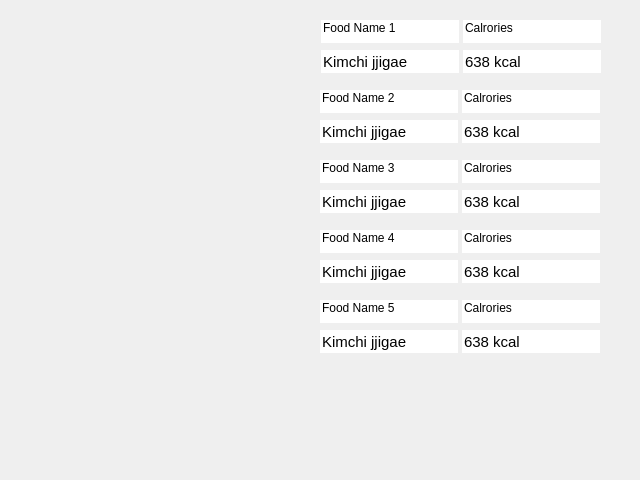
<?xml version="1.0" encoding="UTF-8"?>
<ui version="4.0">
 <class>MenuInfoDialog</class>
 <widget class="QDialog" name="MenuInfoDialog">
  <property name="geometry">
   <rect>
    <x>0</x>
    <y>0</y>
    <width>640</width>
    <height>480</height>
   </rect>
  </property>
  <property name="windowTitle">
   <string>Dialog</string>
  </property>
  <widget class="QLabel" name="label">
   <property name="geometry">
    <rect>
     <x>10</x>
     <y>20</y>
     <width>291</width>
     <height>431</height>
    </rect>
   </property>
   <property name="text">
    <string/>
   </property>
   <property name="textFormat">
    <enum>Qt::PlainText</enum>
   </property>
   <property name="pixmap">
    <pixmap>../Downloads/menu.jpg</pixmap>
   </property>
  </widget>
  <widget class="QLineEdit" name="lineEdit_18">
   <property name="geometry">
    <rect>
     <x>462</x>
     <y>300</y>
     <width>138</width>
     <height>23</height>
    </rect>
   </property>
   <property name="font">
    <font>
     <weight>50</weight>
     <italic>false</italic>
     <bold>false</bold>
     <underline>false</underline>
     <strikeout>false</strikeout>
     <kerning>true</kerning>
    </font>
   </property>
   <property name="text">
    <string>Calrories</string>
   </property>
   <property name="frame">
    <bool>false</bool>
   </property>
   <property name="alignment">
    <set>Qt::AlignLeading|Qt::AlignLeft|Qt::AlignTop</set>
   </property>
   <property name="dragEnabled">
    <bool>false</bool>
   </property>
   <property name="readOnly">
    <bool>true</bool>
   </property>
  </widget>
  <widget class="QLineEdit" name="lineEdit_17">
   <property name="geometry">
    <rect>
     <x>320</x>
     <y>300</y>
     <width>138</width>
     <height>23</height>
    </rect>
   </property>
   <property name="font">
    <font>
     <weight>50</weight>
     <italic>false</italic>
     <bold>false</bold>
     <underline>false</underline>
     <strikeout>false</strikeout>
     <kerning>true</kerning>
    </font>
   </property>
   <property name="text">
    <string>Food Name 5</string>
   </property>
   <property name="frame">
    <bool>false</bool>
   </property>
   <property name="alignment">
    <set>Qt::AlignLeading|Qt::AlignLeft|Qt::AlignTop</set>
   </property>
   <property name="dragEnabled">
    <bool>false</bool>
   </property>
   <property name="readOnly">
    <bool>true</bool>
   </property>
  </widget>
  <widget class="QLineEdit" name="lineEdit_6">
   <property name="geometry">
    <rect>
     <x>320</x>
     <y>120</y>
     <width>138</width>
     <height>23</height>
    </rect>
   </property>
   <property name="font">
    <font>
     <pointsize>11</pointsize>
    </font>
   </property>
   <property name="text">
    <string>Kimchi jjigae</string>
   </property>
   <property name="frame">
    <bool>false</bool>
   </property>
  </widget>
  <widget class="QLineEdit" name="lineEdit_7">
   <property name="geometry">
    <rect>
     <x>462</x>
     <y>120</y>
     <width>138</width>
     <height>23</height>
    </rect>
   </property>
   <property name="font">
    <font>
     <pointsize>11</pointsize>
    </font>
   </property>
   <property name="text">
    <string>638 kcal</string>
   </property>
   <property name="frame">
    <bool>false</bool>
   </property>
  </widget>
  <widget class="QLineEdit" name="lineEdit_19">
   <property name="geometry">
    <rect>
     <x>320</x>
     <y>330</y>
     <width>138</width>
     <height>23</height>
    </rect>
   </property>
   <property name="font">
    <font>
     <pointsize>11</pointsize>
    </font>
   </property>
   <property name="text">
    <string>Kimchi jjigae</string>
   </property>
   <property name="frame">
    <bool>false</bool>
   </property>
  </widget>
  <widget class="QLineEdit" name="lineEdit_20">
   <property name="geometry">
    <rect>
     <x>462</x>
     <y>330</y>
     <width>138</width>
     <height>23</height>
    </rect>
   </property>
   <property name="font">
    <font>
     <pointsize>11</pointsize>
    </font>
   </property>
   <property name="text">
    <string>638 kcal</string>
   </property>
   <property name="frame">
    <bool>false</bool>
   </property>
  </widget>
  <widget class="QLineEdit" name="lineEdit_10">
   <property name="geometry">
    <rect>
     <x>462</x>
     <y>190</y>
     <width>138</width>
     <height>23</height>
    </rect>
   </property>
   <property name="font">
    <font>
     <pointsize>11</pointsize>
    </font>
   </property>
   <property name="text">
    <string>638 kcal</string>
   </property>
   <property name="frame">
    <bool>false</bool>
   </property>
  </widget>
  <widget class="QLineEdit" name="lineEdit_9">
   <property name="geometry">
    <rect>
     <x>320</x>
     <y>190</y>
     <width>138</width>
     <height>23</height>
    </rect>
   </property>
   <property name="font">
    <font>
     <pointsize>11</pointsize>
    </font>
   </property>
   <property name="text">
    <string>Kimchi jjigae</string>
   </property>
   <property name="frame">
    <bool>false</bool>
   </property>
  </widget>
  <widget class="QLineEdit" name="lineEdit_4">
   <property name="geometry">
    <rect>
     <x>321</x>
     <y>50</y>
     <width>138</width>
     <height>23</height>
    </rect>
   </property>
   <property name="font">
    <font>
     <pointsize>11</pointsize>
    </font>
   </property>
   <property name="text">
    <string>Kimchi jjigae</string>
   </property>
   <property name="frame">
    <bool>false</bool>
   </property>
  </widget>
  <widget class="QLineEdit" name="lineEdit_5">
   <property name="geometry">
    <rect>
     <x>463</x>
     <y>50</y>
     <width>138</width>
     <height>23</height>
    </rect>
   </property>
   <property name="font">
    <font>
     <pointsize>11</pointsize>
    </font>
   </property>
   <property name="text">
    <string>638 kcal</string>
   </property>
   <property name="frame">
    <bool>false</bool>
   </property>
  </widget>
  <widget class="QLineEdit" name="lineEdit_11">
   <property name="geometry">
    <rect>
     <x>320</x>
     <y>160</y>
     <width>138</width>
     <height>23</height>
    </rect>
   </property>
   <property name="font">
    <font>
     <weight>50</weight>
     <italic>false</italic>
     <bold>false</bold>
     <underline>false</underline>
     <strikeout>false</strikeout>
     <kerning>true</kerning>
    </font>
   </property>
   <property name="text">
    <string>Food Name 3</string>
   </property>
   <property name="frame">
    <bool>false</bool>
   </property>
   <property name="alignment">
    <set>Qt::AlignLeading|Qt::AlignLeft|Qt::AlignTop</set>
   </property>
   <property name="dragEnabled">
    <bool>false</bool>
   </property>
   <property name="readOnly">
    <bool>true</bool>
   </property>
  </widget>
  <widget class="QLineEdit" name="lineEdit_12">
   <property name="geometry">
    <rect>
     <x>462</x>
     <y>160</y>
     <width>138</width>
     <height>23</height>
    </rect>
   </property>
   <property name="font">
    <font>
     <weight>50</weight>
     <italic>false</italic>
     <bold>false</bold>
     <underline>false</underline>
     <strikeout>false</strikeout>
     <kerning>true</kerning>
    </font>
   </property>
   <property name="text">
    <string>Calrories</string>
   </property>
   <property name="frame">
    <bool>false</bool>
   </property>
   <property name="alignment">
    <set>Qt::AlignLeading|Qt::AlignLeft|Qt::AlignTop</set>
   </property>
   <property name="dragEnabled">
    <bool>false</bool>
   </property>
   <property name="readOnly">
    <bool>true</bool>
   </property>
  </widget>
  <widget class="QLineEdit" name="lineEdit_8">
   <property name="geometry">
    <rect>
     <x>462</x>
     <y>90</y>
     <width>138</width>
     <height>23</height>
    </rect>
   </property>
   <property name="font">
    <font>
     <weight>50</weight>
     <italic>false</italic>
     <bold>false</bold>
     <underline>false</underline>
     <strikeout>false</strikeout>
     <kerning>true</kerning>
    </font>
   </property>
   <property name="text">
    <string>Calrories</string>
   </property>
   <property name="frame">
    <bool>false</bool>
   </property>
   <property name="alignment">
    <set>Qt::AlignLeading|Qt::AlignLeft|Qt::AlignTop</set>
   </property>
   <property name="dragEnabled">
    <bool>false</bool>
   </property>
   <property name="readOnly">
    <bool>true</bool>
   </property>
  </widget>
  <widget class="QLineEdit" name="lineEdit_2">
   <property name="geometry">
    <rect>
     <x>320</x>
     <y>90</y>
     <width>138</width>
     <height>23</height>
    </rect>
   </property>
   <property name="font">
    <font>
     <weight>50</weight>
     <italic>false</italic>
     <bold>false</bold>
     <underline>false</underline>
     <strikeout>false</strikeout>
     <kerning>true</kerning>
    </font>
   </property>
   <property name="text">
    <string>Food Name 2</string>
   </property>
   <property name="frame">
    <bool>false</bool>
   </property>
   <property name="alignment">
    <set>Qt::AlignLeading|Qt::AlignLeft|Qt::AlignTop</set>
   </property>
   <property name="dragEnabled">
    <bool>false</bool>
   </property>
   <property name="readOnly">
    <bool>true</bool>
   </property>
  </widget>
  <widget class="QLineEdit" name="lineEdit_16">
   <property name="geometry">
    <rect>
     <x>462</x>
     <y>230</y>
     <width>138</width>
     <height>23</height>
    </rect>
   </property>
   <property name="font">
    <font>
     <weight>50</weight>
     <italic>false</italic>
     <bold>false</bold>
     <underline>false</underline>
     <strikeout>false</strikeout>
     <kerning>true</kerning>
    </font>
   </property>
   <property name="text">
    <string>Calrories</string>
   </property>
   <property name="frame">
    <bool>false</bool>
   </property>
   <property name="alignment">
    <set>Qt::AlignLeading|Qt::AlignLeft|Qt::AlignTop</set>
   </property>
   <property name="dragEnabled">
    <bool>false</bool>
   </property>
   <property name="readOnly">
    <bool>true</bool>
   </property>
  </widget>
  <widget class="QLineEdit" name="lineEdit_15">
   <property name="geometry">
    <rect>
     <x>320</x>
     <y>230</y>
     <width>138</width>
     <height>23</height>
    </rect>
   </property>
   <property name="font">
    <font>
     <weight>50</weight>
     <italic>false</italic>
     <bold>false</bold>
     <underline>false</underline>
     <strikeout>false</strikeout>
     <kerning>true</kerning>
    </font>
   </property>
   <property name="text">
    <string>Food Name 4</string>
   </property>
   <property name="frame">
    <bool>false</bool>
   </property>
   <property name="alignment">
    <set>Qt::AlignLeading|Qt::AlignLeft|Qt::AlignTop</set>
   </property>
   <property name="dragEnabled">
    <bool>false</bool>
   </property>
   <property name="readOnly">
    <bool>true</bool>
   </property>
  </widget>
  <widget class="QLineEdit" name="lineEdit">
   <property name="geometry">
    <rect>
     <x>321</x>
     <y>20</y>
     <width>138</width>
     <height>23</height>
    </rect>
   </property>
   <property name="font">
    <font>
     <weight>50</weight>
     <italic>false</italic>
     <bold>false</bold>
     <underline>false</underline>
     <strikeout>false</strikeout>
     <kerning>true</kerning>
    </font>
   </property>
   <property name="text">
    <string>Food Name 1</string>
   </property>
   <property name="frame">
    <bool>false</bool>
   </property>
   <property name="alignment">
    <set>Qt::AlignLeading|Qt::AlignLeft|Qt::AlignTop</set>
   </property>
   <property name="dragEnabled">
    <bool>false</bool>
   </property>
   <property name="readOnly">
    <bool>true</bool>
   </property>
  </widget>
  <widget class="QLineEdit" name="lineEdit_3">
   <property name="geometry">
    <rect>
     <x>463</x>
     <y>20</y>
     <width>138</width>
     <height>23</height>
    </rect>
   </property>
   <property name="font">
    <font>
     <weight>50</weight>
     <italic>false</italic>
     <bold>false</bold>
     <underline>false</underline>
     <strikeout>false</strikeout>
     <kerning>true</kerning>
    </font>
   </property>
   <property name="text">
    <string>Calrories</string>
   </property>
   <property name="frame">
    <bool>false</bool>
   </property>
   <property name="alignment">
    <set>Qt::AlignLeading|Qt::AlignLeft|Qt::AlignTop</set>
   </property>
   <property name="dragEnabled">
    <bool>false</bool>
   </property>
   <property name="readOnly">
    <bool>true</bool>
   </property>
  </widget>
  <widget class="QLineEdit" name="lineEdit_13">
   <property name="geometry">
    <rect>
     <x>320</x>
     <y>260</y>
     <width>138</width>
     <height>23</height>
    </rect>
   </property>
   <property name="font">
    <font>
     <pointsize>11</pointsize>
    </font>
   </property>
   <property name="text">
    <string>Kimchi jjigae</string>
   </property>
   <property name="frame">
    <bool>false</bool>
   </property>
  </widget>
  <widget class="QLineEdit" name="lineEdit_14">
   <property name="geometry">
    <rect>
     <x>462</x>
     <y>260</y>
     <width>138</width>
     <height>23</height>
    </rect>
   </property>
   <property name="font">
    <font>
     <pointsize>11</pointsize>
    </font>
   </property>
   <property name="text">
    <string>638 kcal</string>
   </property>
   <property name="frame">
    <bool>false</bool>
   </property>
  </widget>
 </widget>
 <resources/>
 <connections/>
</ui>
